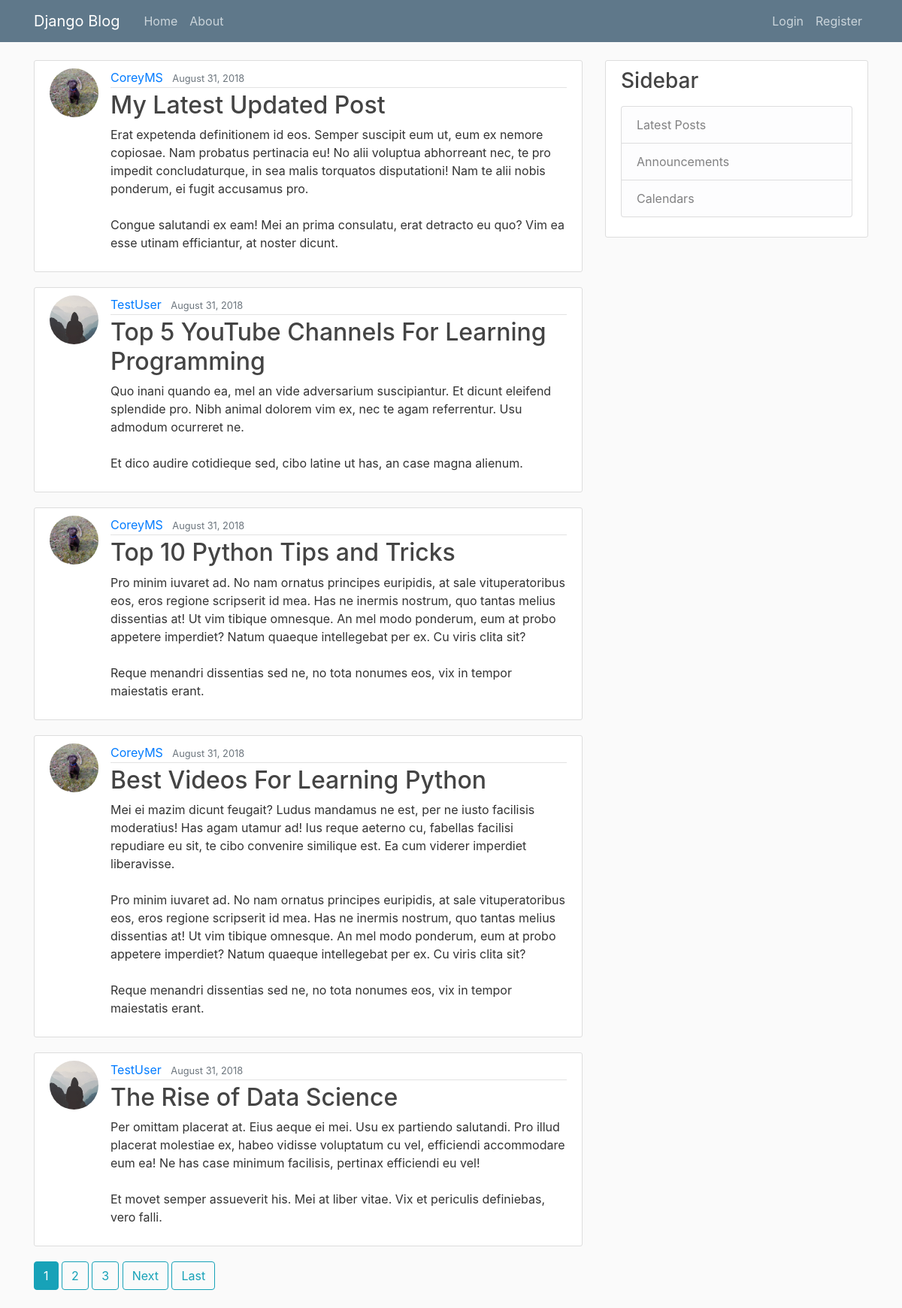
Before: / with the older database file.
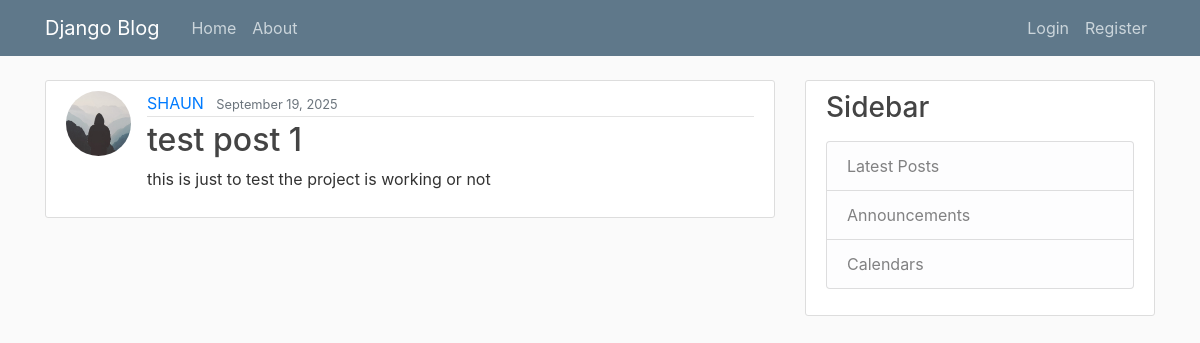
After: the same page with the newer database file.
### blog/models.py (models this page shows, shortened)
class Post(models.Model):
    title = models.CharField(max_length=100)
    content = models.TextField()
    date_posted = models.DateTimeField(default=timezone.now)
    author = models.ForeignKey(User, on_delete=models.CASCADE)

### users/models.py (models this page shows, shortened)
class Profile(models.Model):
    user = models.OneToOneField(User, on_delete=models.CASCADE)
    image = models.ImageField(default='default.jpg', upload_to='profile_pics')

### blog/views.py (the view)
# urls.py: path('', PostListView.as_view(), name='blog-home'),
class PostListView(ListView):
    model = Post
    template_name = 'blog/home.html'  # <app>/<model>_<viewtype>.html
    context_object_name = 'posts'
    ordering = ['-date_posted']
    paginate_by = 5

### blog/templates/blog/home.html (shortened to what this page needs)
{% extends "blog/base.html" %}
{% block content %}
    {% for post in posts %}
        <article class="media content-section">
          <img class="rounded-circle article-img" src="{{ post.author.profile.image.url }}">
          <div class="media-body">
            <div class="article-metadata">
              <a class="mr-2" href="{% url 'user-posts' post.author.username %}">{{ post.author }}</a>
              <small class="text-muted">{{ post.date_posted|date:"F d, Y" }}</small>
            </div>
            <h2><a class="article-title" href="{% url 'post-detail' post.id %}">{{ post.title }}</a></h2>
            <p class="article-content">{{ post.content }}</p>
          </div>
        </article>
    {% endfor %}
    {% if is_paginated %}
      {% for num in page_obj.paginator.page_range %}
        {% if page_obj.number == num %}
          <a class="btn btn-info mb-4" href="?page={{ num }}">{{ num }}</a>
        {% elif num > page_obj.number|add:'-3' and num < page_obj.number|add:'3' %}
          <a class="btn btn-outline-info mb-4" href="?page={{ num }}">{{ num }}</a>
        {% endif %}
      {% endfor %}
      {% if page_obj.has_next %}
        <a class="btn btn-outline-info mb-4" href="?page={{ page_obj.next_page_number }}">Next</a>
        <a class="btn btn-outline-info mb-4" href="?page={{ page_obj.paginator.num_pages }}">Last</a>
      {% endif %}
    {% endif %}
{% endblock content %}

Changed rows visible on the page:
removed Post: author.profile.image (picture), author "CoreyMS", date_posted "August 31, 2018", title "My Latest Updated Post", content "Erat expetenda definitionem id eos. Semper suscipit eum ut, eum ex nemore copiosae. Nam probatus pertinacia eu! No alii voluptua abhorreant nec, te pro impedit concludaturque, in sea malis torquatos disputationi! Nam te alii nobis ponderum, ei fugit accusamus pro. Congue salutandi ex eam! Mei an prima consulatu, erat detracto eu quo? Vim ea esse utinam efficiantur, at noster dicunt."
removed Post: author.profile.image (placeholder picture), author "TestUser", date_posted "August 31, 2018", title "Top 5 YouTube Channels For Learning Programming", content "Quo inani quando ea, mel an vide adversarium suscipiantur. Et dicunt eleifend splendide pro. Nibh animal dolorem vim ex, nec te agam referrentur. Usu admodum ocurreret ne. Et dico audire cotidieque sed, cibo latine ut has, an case magna alienum."
removed Post: author.profile.image (picture), author "CoreyMS", date_posted "August 31, 2018", title "Top 10 Python Tips and Tricks", content "Pro minim iuvaret ad. No nam ornatus principes euripidis, at sale vituperatoribus eos, eros regione scripserit id mea. Has ne inermis nostrum, quo tantas melius dissentias at! Ut vim tibique omnesque. An mel modo ponderum, eum at probo appetere imperdiet? Natum quaeque intellegebat per ex. Cu viris clita sit? Reque menandri dissentias sed ne, no tota nonumes eos, vix in tempor maiestatis erant."
removed Post: author.profile.image (picture), author "CoreyMS", date_posted "August 31, 2018", title "Best Videos For Learning Python", content "Mei ei mazim dicunt feugait? Ludus mandamus ne est, per ne iusto facilisis moderatius! Has agam utamur ad! Ius reque aeterno cu, fabellas facilisi repudiare eu sit, te cibo convenire similique est. Ea cum viderer imperdiet liberavisse. Pro minim iuvaret ad. No nam ornatus principes euripidis, at sale vituperatoribus eos, eros regione scripserit id mea. Has ne inermis nostrum, quo tantas melius dissentias at! Ut vim tibique omnesque. An mel modo ponderum, eum at probo appetere imperdiet? Natum quaeque intellegebat per ex. Cu viris clita sit? Reque menandri dissentias sed ne, no tota nonumes eos, vix in tempor maiestatis erant."
removed Post: author.profile.image (placeholder picture), author "TestUser", date_posted "August 31, 2018", title "The Rise of Data Science", content "Per omittam placerat at. Eius aeque ei mei. Usu ex partiendo salutandi. Pro illud placerat molestiae ex, habeo vidisse voluptatum cu vel, efficiendi accommodare eum ea! Ne has case minimum facilisis, pertinax efficiendi eu vel! Et movet semper assueverit his. Mei at liber vitae. Vix et periculis definiebas, vero falli."
now on this page (row edited): Post: author.profile.image (placeholder picture), author "SHAUN", date_posted "September 19, 2025", title "test post 1", content "this is just to test the project is working or not"
Other visible differences:
list line gone: "1"
list line gone: "2"
list line gone: "3"
text no longer shown: "Next Last"
